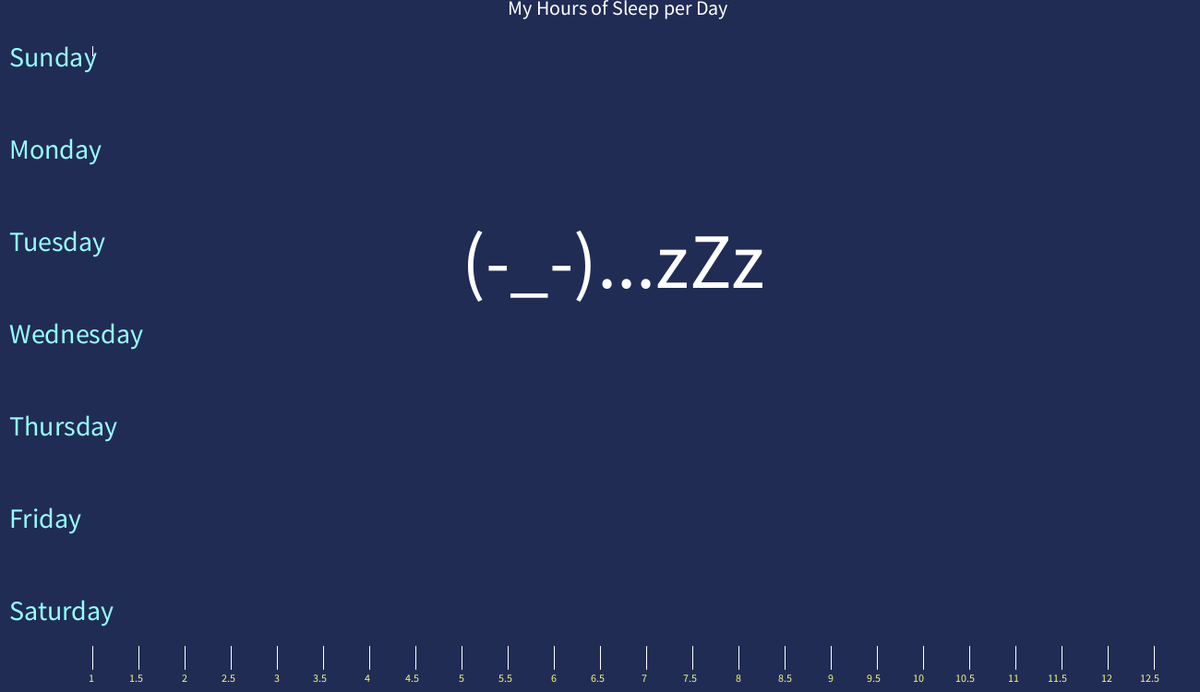
Frame 1 (no input)
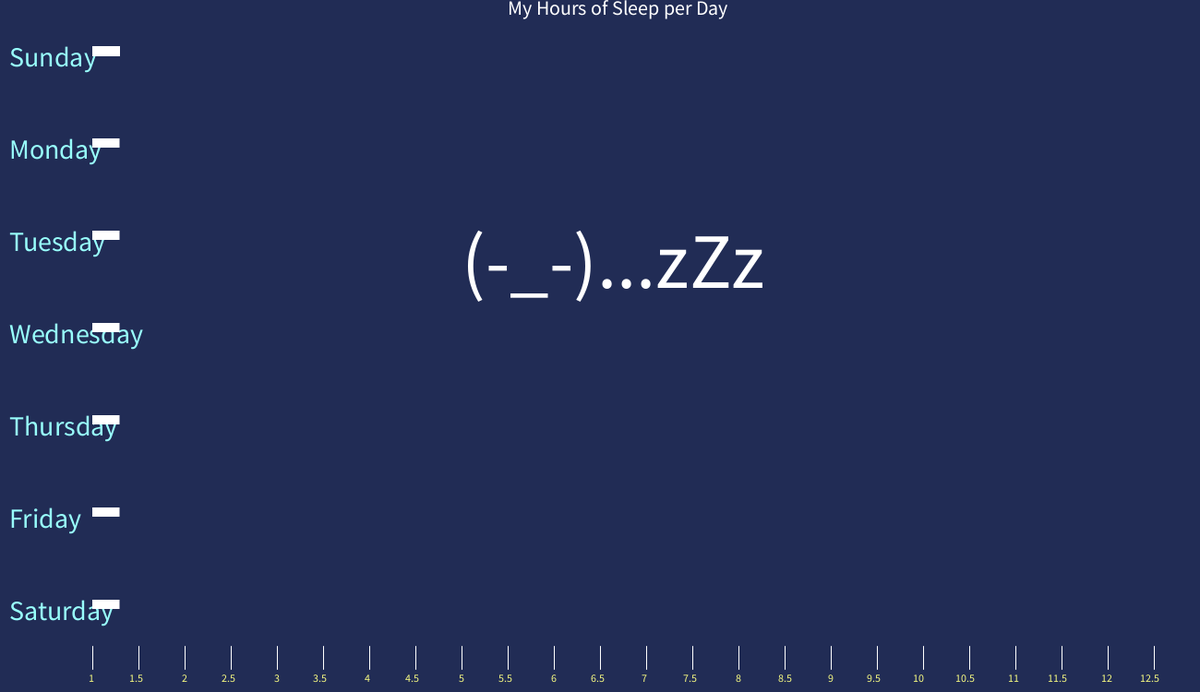
Frame 60 (the mouse pressed at the canvas centre just before this capture)
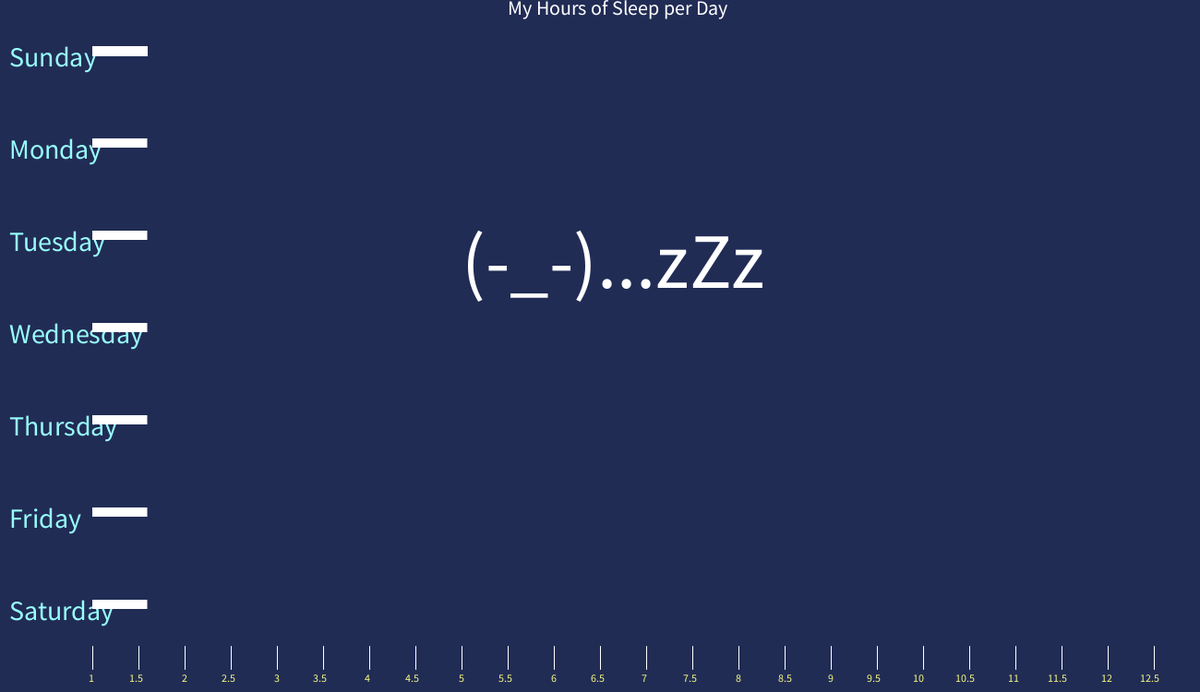
Frame 120 (the mouse held since frame 60 and released just before this capture)

The Processing sketch that drew these frames (run headless with seeded random() and noise(); from frame 60 on, the mouse is pressed at the canvas centre):

// Processing sketch: processing_73345
// ── processing_73345.pde

//Sleeping hours Per Day
float SundayBar;
float MondayBar;
float TuesdayBar;
float WednesdayBar;
float ThursdayBar;
float FridayBar;
float SaturdayBar;
 
 
void setup() {
  size(1300, 750);
  smooth();
}
 void draw() {
    background(#212C55);
    
    fill(255);
    textSize(22);
    text("My Hours of Sleep per Day",550,0,1300,100);
    textSize(85);
    text("(-_-)...zZz",500,250,1300,100);
    
    fill(#98FFFC);
    textSize(30);
    text("Sunday",10,50,1300,100);
    text("Monday",10,150,1300,100);
    text("Tuesday",10,250,1300,100);
    text("Wednesday",10,350,1300,100);
    text("Thursday",10,450,1300,100);
    text("Friday",10,550,1300,100);
    text("Saturday",10,650,1300,100);
    
stroke(255);
line(100,725,100,700);//1Hr
line(150,725,150,700);//1.5Hrs
line(200,725,200,700);//2Hrs
line(250,725,250,700);//2.5Hrs
line(300,725,300,700);//3Hrs
line(350,725,350,700);//3.5Hrs
line(400,725,400,700);//4Hrs
line(450,725,450,700);//4.5Hrs
line(500,725,500,700);//5Hrs
line(550,725,550,700);//5.5Hrs
line(600,725,600,700);//6Hrs
line(650,725,650,700);//6.5Hrs
line(700,725,700,700);//7Hrs
line(750,725,750,700);//7.5Hrs
line(800,725,800,700);//8Hrs
line(850,725,850,700);//8.5Hrs
line(900,725,900,700);//9Hrs
line(950,725,950,700);//9.5Hrs
line(1000,725,1000,700);//10Hrs
line(1050,725,1050,700);//10.5Hrs
line(1100,725,1100,700);//11Hrs
line(1150,725,1150,700);//11.5Hrs
line(1200,725,1200,700);//12Hrs
line(1250,725,1250,700);//12.5Hrs

textSize(12);
 fill(#F7FA81);
text("1",96,730,1250,700);
text("1.5",140,730,1250,700);
text("2",197,730,1250,700);
text("2.5",240,730,1250,700);
text("3",297,730,1250,700);
text("3.5",339,730,1250,700);
text("4",395,730,1250,700);
text("4.5",439,730,1250,700);
text("5",497,730,1250,700);
text("5.5",540,730,1250,700);
text("6",597,730,1250,700);
text("6.5",640,730,1250,700);
text("7",695,730,1250,700);
text("7.5",740,730,1250,700);
text("8",797,730,1250,700);
text("8.5",843,730,1250,700);
text("9",897,730,1250,700);
text("9.5",939,730,1250,700);
text("10",989,730,1250,700);
text("10.5",1035,730,1250,700);
text("11",1092,730,1250,700);
text("11.5",1135,730,1250,700);
text("12",1193,730,1250,700);
text("12.5",1235,730,1250,700);
    
    
    
  fill(255);
  rect(100, 50, SundayBar,10 );
  noStroke();
  SundayBar+=.50;
  if ( SundayBar > 897) {
    SundayBar=0;
    
  }
   
  fill(255);
  noStroke();
  rect(100, 150, MondayBar, 10);
  MondayBar+=.50;
  if (MondayBar>540) {
    MondayBar=0;
  }
  fill(255);
  noStroke();
  rect(100,250 , TuesdayBar, 10);
  TuesdayBar+=.50;
  if (TuesdayBar>843) {
    TuesdayBar=0;
  }
  fill(255);
  noStroke();
  rect(100,350 , WednesdayBar, 10);
  WednesdayBar+=.50;
  if (WednesdayBar>740) {
    WednesdayBar=0;
  }
   
   
  fill(255);
  rect(100, 450, ThursdayBar, 10);
  ThursdayBar+=.50;
  if (ThursdayBar>540) {
    ThursdayBar=0;
  }
   
  fill(255);
  noStroke();
  rect(100, 550, FridayBar, 10);
  FridayBar+=.50;
  if (FridayBar>989) {
    FridayBar=0;
  }
   
  fill(255);
  noStroke();
  rect(100, 650, SaturdayBar, 10);
  SaturdayBar+=.50;
  if (SaturdayBar>843) {
    SaturdayBar=0;
  }
}
